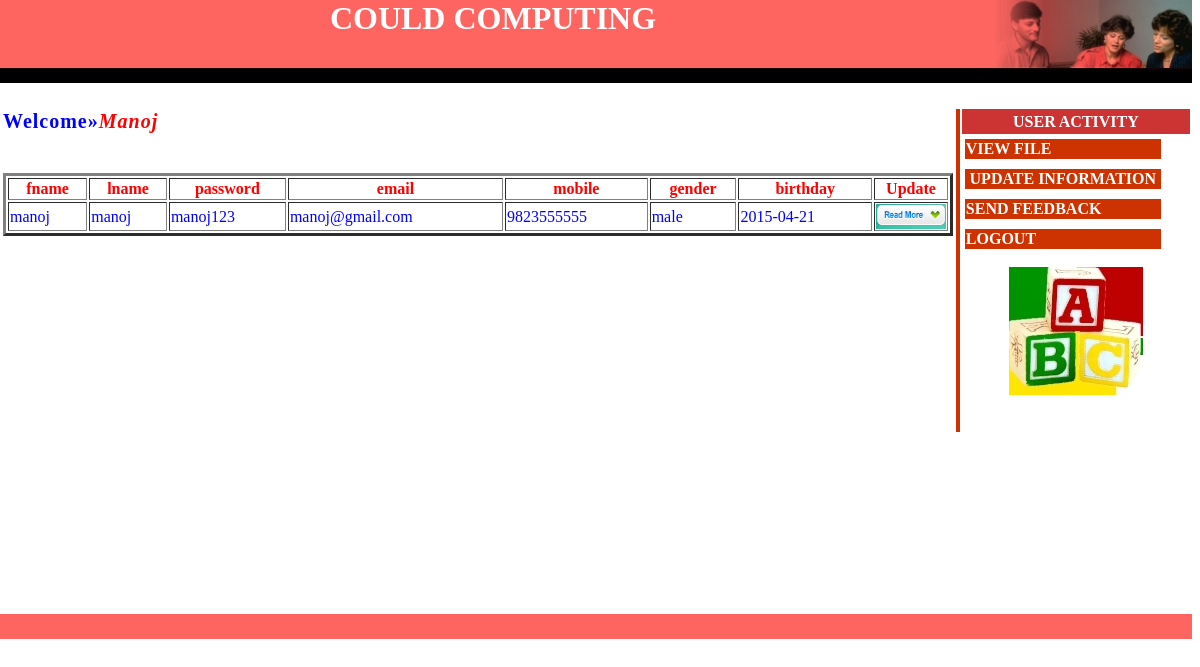
The app's page /update.php (signed in) with its own data.
### tables this page shows
CREATE TABLE IF NOT EXISTS `registration` (
  `fname` varchar(100) DEFAULT NULL,
  `lname` varchar(100) DEFAULT NULL,
  `password` varchar(100) DEFAULT NULL,
  `email` varchar(100) DEFAULT NULL,
  `mobile` varchar(100) DEFAULT NULL,
  `gender` varchar(100) DEFAULT NULL,
  `birthday` varchar(100) DEFAULT NULL,
  `status` varchar(20) DEFAULT NULL,
  KEY `mobile` (`mobile`,`gender`,`birthday`,`status`)
);

### update.php (the view, shortened to what this page needs)
<?php
if($_SESSION['email'])
{
?>
<body>
         <html>
<head>
<link href="quiz.css" rel="stylesheet" type="text/css">
</head>
<body>
<table border="0" width="100%" cellspacing="0" cellpadding="0" background="image/topbkg.jpg">
    <tr>
    <td width="90%" valign="top">
<div align="left">
        <center><h1><b style="color: white">COULD COMPUTING</b></h1></center>
</object></div></td>
    <td width="10%">
     <img border="0" src="image/topright.jpg" width="203" height="68" align="right"></td>
  </tr>
</table>
<table border="0" width="100%" cellspacing="0" cellpadding="0" bgcolor="#000000" background="img/blackbar.jpg">
  <tr>
    <td width="100%" align="right"><img border="0" src="image/blackbar.jpg" width="89" height="15"></td>
  </tr>
  </Table>
  <Table width="100%">
  <tr>
  <td>
    </td>
    <td>
  </tr>
</table>
<table width="100%" border="0">
  <tr>
    <td width="70%" height="25">
        <?php
         $str=$_SESSION['username'];
$fname=ucfirst($str);
echo "<b style='color:blue; font-size:20px; letter-spacing:1px;' >Welcome&raquo;<i style='color:red;'>".$fname."</i></b>";
?>
    </td>
    <td width="1%" rowspan="2" bgcolor="#CC3300"><span class="style6"></span></td>
    <td width="29%" bgcolor="#CC3333"><div align="center" class="style1">USER ACTIVITY </div></td>
  </tr>
  <tr>
    <td height="296" valign="top"><div align="center">
            <br></br>
                       <table width="950px" border="3">
            <?php
            $email=$_SESSION['email'];
    $s = mysql_query("select * from registration where email='$email'");
                if($s==TRUE)
    {
        $fcout=mysql_num_fields($s);
        for($i=0;$i<$fcout-1;$i++)
        {
            $fname=mysql_field_name($s, $i);
            echo "<th style='color:red'>$fname</th>";
        }
             echo "<th style='color:red'>Update</th>";
        while($row= mysql_fetch_array($s))
        {
            echo "<tr style='color:blue';><td>".$row['fname']."</td>";
            echo "<td>".$row['lname']."</td>";
            echo "<td>".$row['password']."</td>";
            echo "<td>".$row['email']."</td>";
            echo "<td>".$row['mobile']."</td>";
            echo "<td>".$row['gender']."</td>";
            echo "<td>".$row['birthday']."</td>";
            echo "<td align='center' width='70px' height='15px'><a href='profileUpdate.php?email={$row['email']}& '>";
            ?>
                           <img src="readmore.jpg" width="70px" height="25px" title="Gooo" ></img></a></td>
       <?php }
    }
            ?>
            </table>
    </div></td>
    <td valign="top">
      <table width="200" border="0">
          <tr>
        <td colspan="2" bgcolor="#CC3300"><div><span class="style4">
                    <a href="download.php" style='color:white'>VIEW FILE</a></span></div></td>
          </tr>
        <tr cellpadding="2"><td colspan="2"></td></tr>
 <tr cellpadding="2"><td colspan="2"></td></tr>
      <td colspan="2" bgcolor="#CC3300"><div align="center"><span class="style4">
                  <a href="update.php"  style='color:white'>UPDATE INFORMATION</a></span></div></td>
          </tr>
        <tr cellpadding="2"><td colspan="2"></td></tr>
 <tr cellpadding="2"><td colspan="2"></td></tr>
         <tr>
        <td colspan="2" bgcolor="#CC3300"><div><span class="style4">
                    <a href="Sendfeedback.php"  style='color:white'>SEND FEEDBACK</a></span></div></td>
          </tr>
        <tr cellpadding="2"><td colspan="2"></td></tr>
 <tr cellpadding="2"><td colspan="2"></td></tr>
          <tr>
        <td colspan="2" bgcolor="#CC3300"><div><span class="style4">
                    <a href="logout.php" style='color:white'>LOGOUT</a></span></div></td>
          </tr>
      </table>
      <div align="center">
        <p class="style5"><img src="images/topleft.jpg" width="134" height="128">          </p>
        </div>
<br><br><br><br><br><br><br><br><br>
<table border="0" height="10px" width="100%" cellspacing="0" cellpadding="0" background="image/topbkg.jpg">
    <tr style="text-align: left; font-family:Arial; color:White ;margin-left:10px ; font-size:10px ;width:952px; height: 25px; background-image: url(img/BigImages/footer.jpg);background-repeat:no-repeat;background-position:right ;">&nbsp;</tr>
</table>
</body>
</html>
<?php
}
else
{
    header('location:index.php');
}
?>

### quiz.css (style rules this page uses)
body { margin-left: 0px; margin-top: 0px; }
.style1 { color: #FFFFFF; font-weight: bold; }
.style4 { color: #000000; font-weight: bold; }
.style5 { color: #990033 }
a:link { color: #330066; text-decoration: none; }

### records on screen
registration: fname "manoj", lname "manoj", password "manoj123", email "manoj@gmail.com", mobile "9823555555", gender "male", birthday "2015-04-21"

### other values on screen
$fname "Manoj"
$fname "fname"
$fname "lname"
$fname "password"
$fname "email"
$fname "mobile"
$fname "gender"
$fname "birthday"
